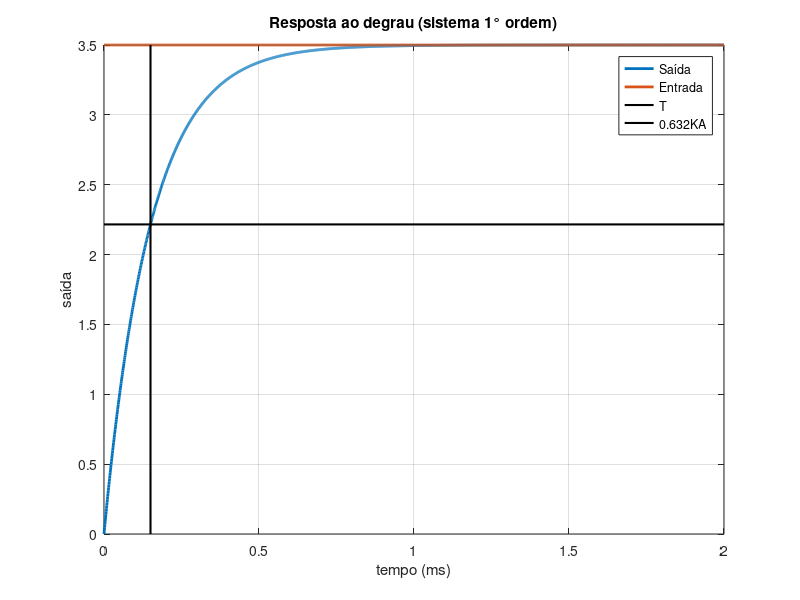

This figure's MATLAB source:
close all %fecha todas as janelas
clear all %limpa memoria
clc %limpa command window
%% sistema de 1ordem
R=6.8e3; %valor do resistor
C=22e-09; %valor do capacitor
K=1; %ganho estático do sistema
A=3.5; %amplitude pico a pico do sinal de entrada
G=tf([K],[R*C 1]) %define função de transferencia no formato G(s)=num/den
%% simulacao resposta ao degrau
Ts=1e-6; %tempo de amostragem
t=0:Ts:2e-3; %define vetor de tempo 
u=A*ones(size(t)); %define sinal de entrada como um degrau de amplitude A
y=lsim(G,u,t); %simula sistema para o sinal de entrada u
[~,i]=min(abs(y-0.632*K*A)); %busca a posição no vetor mais próxima do valor 0.632*K*A
disp('Cosntante de tempo (ms):')
T=t(i)*1000 %constante de tempo teórica (em milisegundos)
figure %cria nova figura
plot(t*1000,y,'LineWidth',2,'DisplayName','Saída') %exibe sinal de saída
hold on %ativa multiplas curvas no mesmo gráfico
plot(t*1000,u,'LineWidth',2,'DisplayName','Entrada') %exibe sinal de entrada
xlabel('tempo (ms)') %label do eixo x
ylabel('saída') %label do eixo y
line([T T],[0 max(y)],'linewidth',1.5,'color','black','displayName','T') %desenha linha vertical 
line([0 max(t*1000)],[y(i) y(i)],'linewidth',1.5,'color','black','displayName','0.632KA') %desenha linha horizontal
grid on %ativa linhas do grid no gráfico
title('Resposta ao degrau (sistema 1° ordem)') %titulo do gráfico
legend('location','best') %exibe legenda na melhor posição
